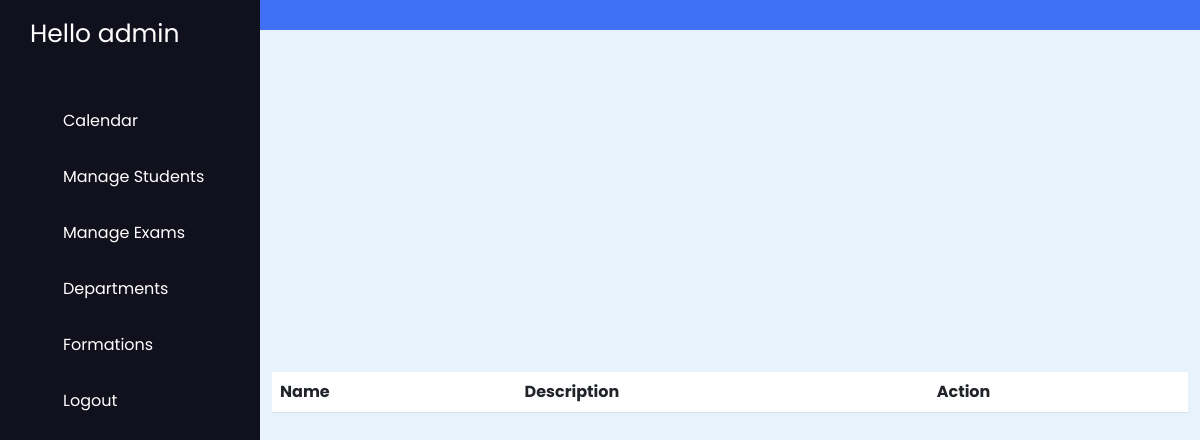
The app's page /list_departments/ (signed in), older data.
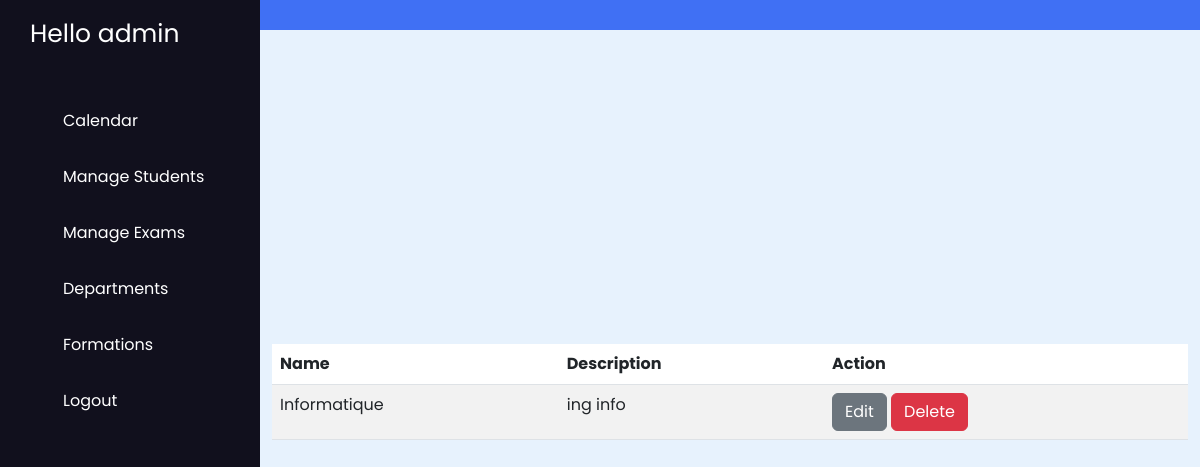
The same page, newer data.
### exam_app/models.py (models this page shows, shortened)
class Departement(models.Model):
    name = models.CharField(max_length=30)
    description = models.CharField(max_length=200)

### exam_app/views.py (the view)
# urls.py: path('list_departments/', departmentListView, name='department_list'),
def departmentListView(request):
    departments = Departement.objects.all()
    return render(request, 'department_list.html', {'departments': departments})

### exam_app/templates/department_list.html
{% extends "base.html" %}
{% block content %}
<div class="container">
<table class="table table-striped">
    <thead>
        <tr>
            <th>Name</th>
            <th>Description</th>
            <th>Action</th>
        </tr>
    </thead>
    <tbody>
        {% for department in departments %}
        <tr>
            <td>{{ department.name }}</td>
            <td>{{ department.description }}</td>
            <td>
                <a href="{% url 'department_update' department.id %}" class="btn btn-secondary">Edit</a>
                <a href="{% url 'department_delete' department.id %}" class="btn btn-danger">Delete</a>
            </td>
        </tr>
        {% endfor %}
    </tbody>
</table>
</div>
{% endblock content %}

Row changes from the older to the newer data that the page shows:
added Departement: name "Informatique", description "ing info"
